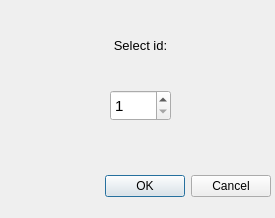
<?xml version="1.0" encoding="UTF-8"?>
<ui version="4.0">
 <class>Idselect</class>
 <widget class="QDialog" name="Idselect">
  <property name="geometry">
   <rect>
    <x>0</x>
    <y>0</y>
    <width>275</width>
    <height>218</height>
   </rect>
  </property>
  <property name="font">
   <font>
    <pointsize>9</pointsize>
   </font>
  </property>
  <property name="windowTitle">
   <string>Dialog</string>
  </property>
  <widget class="QDialogButtonBox" name="buttonBox">
   <property name="geometry">
    <rect>
     <x>20</x>
     <y>170</y>
     <width>251</width>
     <height>32</height>
    </rect>
   </property>
   <property name="orientation">
    <enum>Qt::Horizontal</enum>
   </property>
   <property name="standardButtons">
    <set>QDialogButtonBox::Cancel|QDialogButtonBox::Ok</set>
   </property>
  </widget>
  <widget class="QLabel" name="label">
   <property name="geometry">
    <rect>
     <x>70</x>
     <y>30</y>
     <width>141</width>
     <height>31</height>
    </rect>
   </property>
   <property name="font">
    <font>
     <pointsize>10</pointsize>
    </font>
   </property>
   <property name="text">
    <string>Select id:</string>
   </property>
   <property name="alignment">
    <set>Qt::AlignCenter</set>
   </property>
  </widget>
  <widget class="QSpinBox" name="idBox">
   <property name="geometry">
    <rect>
     <x>110</x>
     <y>90</y>
     <width>61</width>
     <height>31</height>
    </rect>
   </property>
   <property name="font">
    <font>
     <pointsize>11</pointsize>
    </font>
   </property>
   <property name="minimum">
    <number>1</number>
   </property>
   <property name="maximum">
    <number>10</number>
   </property>
  </widget>
 </widget>
 <resources/>
 <connections>
  <connection>
   <sender>buttonBox</sender>
   <signal>accepted()</signal>
   <receiver>Idselect</receiver>
   <slot>accept()</slot>
   <hints>
    <hint type="sourcelabel">
     <x>248</x>
     <y>254</y>
    </hint>
    <hint type="destinationlabel">
     <x>157</x>
     <y>274</y>
    </hint>
   </hints>
  </connection>
  <connection>
   <sender>buttonBox</sender>
   <signal>rejected()</signal>
   <receiver>Idselect</receiver>
   <slot>reject()</slot>
   <hints>
    <hint type="sourcelabel">
     <x>316</x>
     <y>260</y>
    </hint>
    <hint type="destinationlabel">
     <x>286</x>
     <y>274</y>
    </hint>
   </hints>
  </connection>
 </connections>
</ui>
